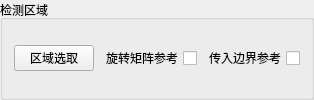
         <widget class="QGroupBox" name="groupBox_2">
          <property name="title">
           <string>检测区域</string>
          </property>
          <layout class="QHBoxLayout" name="horizontalLayout_2">
           <item>
            <widget class="QPushButton" name="bt_selectRoi">
             <property name="minimumSize">
              <size>
               <width>0</width>
               <height>0</height>
              </size>
             </property>
             <property name="maximumSize">
              <size>
               <width>16777215</width>
               <height>16777215</height>
              </size>
             </property>
             <property name="layoutDirection">
              <enum>Qt::LeftToRight</enum>
             </property>
             <property name="text">
              <string>区域选取</string>
             </property>
             <property name="checkable">
              <bool>true</bool>
             </property>
            </widget>
           </item>
           <item>
            <widget class="QCheckBox" name="cb_useRefer">
             <property name="layoutDirection">
              <enum>Qt::RightToLeft</enum>
             </property>
             <property name="text">
              <string>旋转矩阵参考</string>
             </property>
            </widget>
           </item>
           <item>
            <widget class="QCheckBox" name="cb_edgeRefer">
             <property name="toolTip">
              <string>用于传入在计算管脚长宽时的基准线</string>
             </property>
             <property name="layoutDirection">
              <enum>Qt::RightToLeft</enum>
             </property>
             <property name="text">
              <string>传入边界参考</string>
             </property>
            </widget>
           </item>
          </layout>
         </widget>
